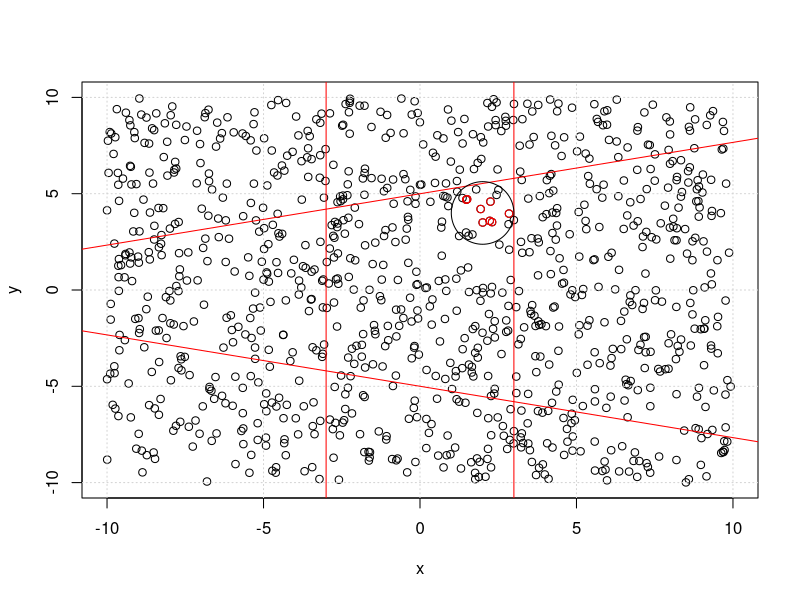
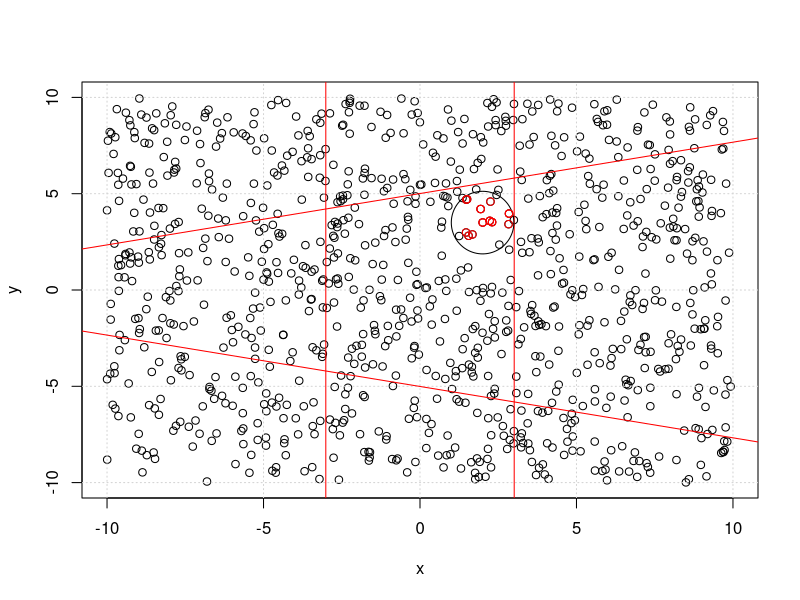
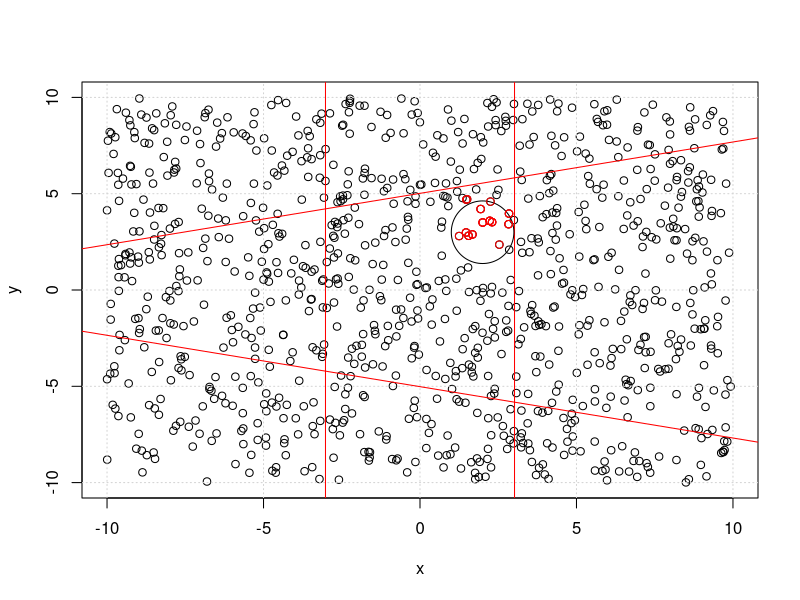
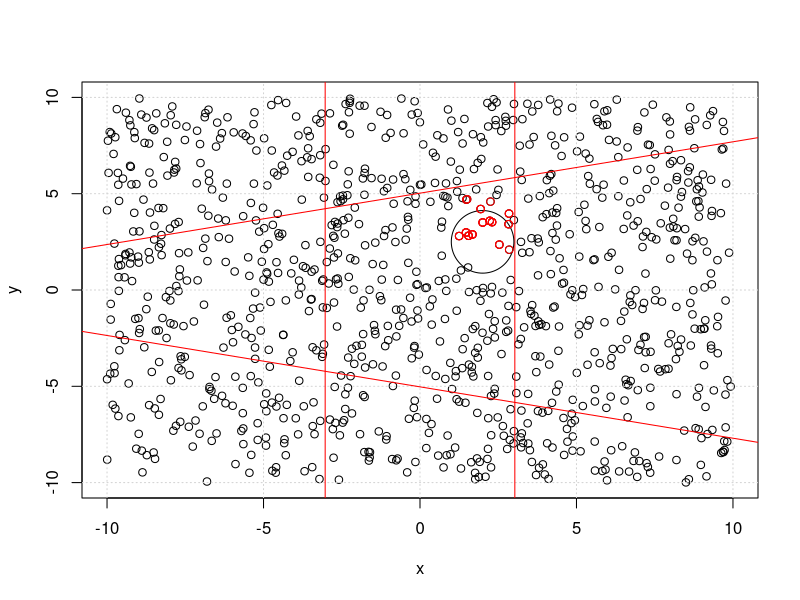
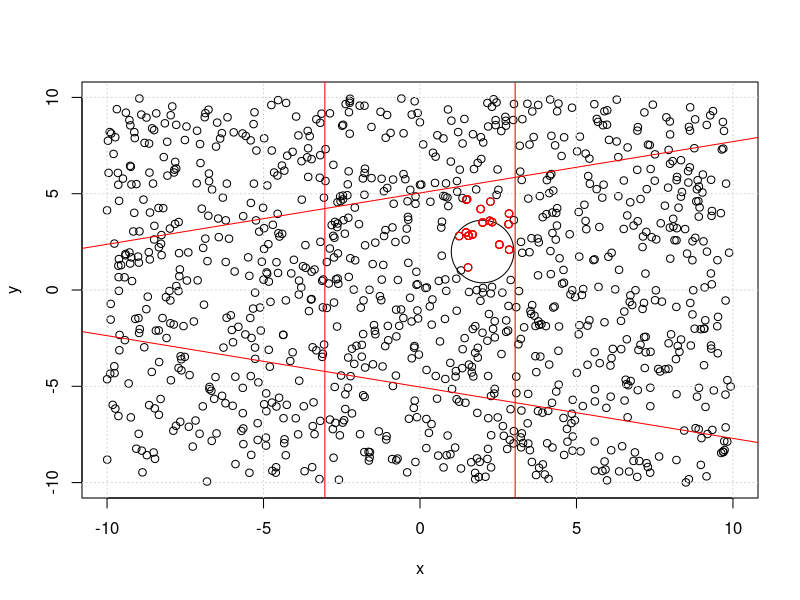
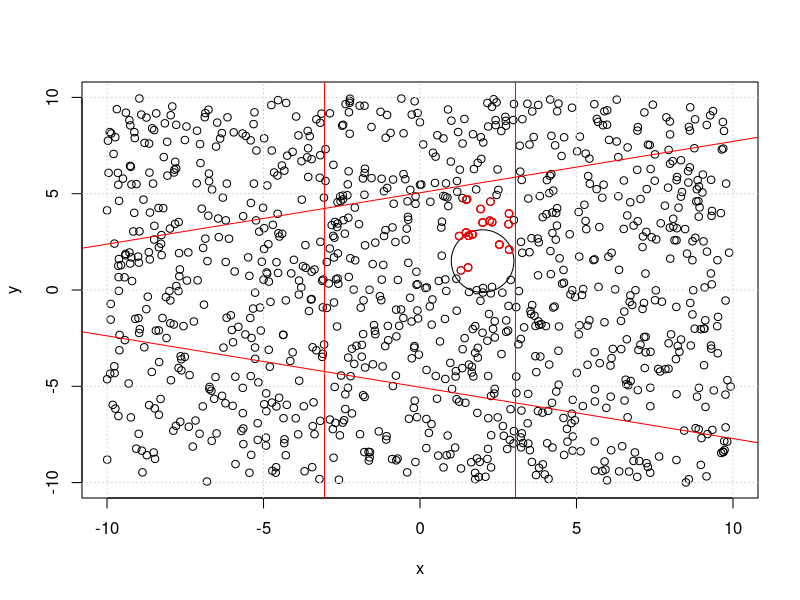
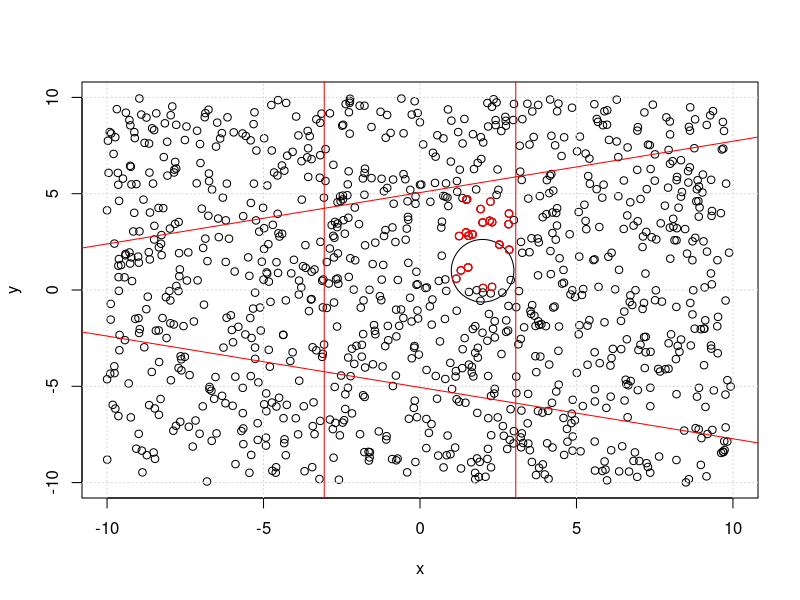
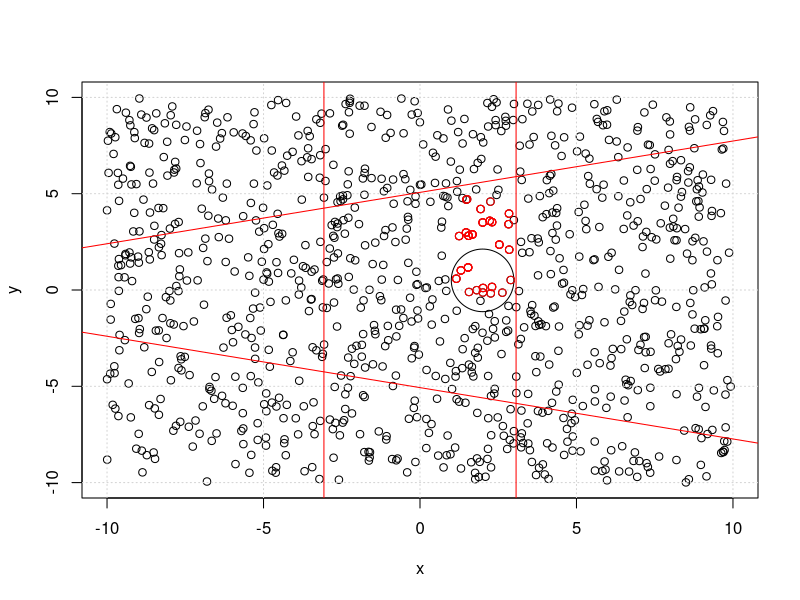

These figures' R source, in order:
################################################################################

# Load required libraries 
library(plotrix)



##################
# Section for modeling lost contact
n_ent <- 500
xx <- runif(n_ent, min = -11, max = -10)
yy <- runif(n_ent, min = -1, max = 1) 

#plot(xx,yy,xlim = c(-10,10), ylim = c(-10,10))
#grid()

crs <- rnorm(n_ent, mean = 0, sd = .1)
spd <- rnorm(n_ent, mean = .1, sd = .01)


#i <- 1
#ttmax <- 150
#while (i < ttmax){
#	xx <- xx + cos(crs)*spd
#	yy <- yy + sin(crs)*spd
#	i <- i + 1
#	#plot(xx,yy,xlim = c(-10,10), ylim = c(-10,10))
#	grid()
#}
####################

# Define boundary functions for trapeziod ecasement 
left <- function(start,speed,time) {
	f <- (-speed)*time + start
	return(f)
}

right <- function(start,speed,time) {
	f <- (speed)*time + start
	return(f)
}

top <- function(start,speed,time) {
	intercept <- speed*time + start 
	slope <- 4/15
	data <- c(slope,intercept)
	return(data)
}

bottom <- function(start,speed,time) {
	intercept <- -speed*time + start 
	slope <- -4/15
	data <- c(slope,intercept)
	return(data)
}


# Initialize time and define max time of simulation 
t <- 0
t_max <- 150

# Initialize speed of plotted dots and of submarine 
# Dot speed sould be zero for most cases...
dot_spd <- 0
sub_speed <- .5

# Generate random points for visualization 
x <- runif(1000 + dot_spd*40000, min = -(dot_spd*t_max + 10), max = (dot_spd*t_max + 10))
y <- runif(1000 + dot_spd*40000, min = -(dot_spd*t_max + 10), max = (dot_spd*t_max + 10))
dot_spd <- -dot_spd

# Define starting position of submarine 
sub_x <- 2
sub_y <- 4
turn.point <- c()

# Initialize vectors to store detected dots 
red_x <- c()
red_y <- c()


# Main simulation funciton 
while (t < t_max) {

	# Adust x position of dots
	x <- x - dot_spd
	red_x <- red_x - dot_spd
	#xx <- xx + cos(crs)*spd
	#yy <- yy + sin(crs)*spd
	

	# Plot dots & grid
	plot(x,y,xlim = c(-10,10), ylim = c(-10,10))
	grid()

	# Update ecasement 
	speed <- 0.01
	abline(v = left(-3,speed,t), col = 'red')
	abline(v = right(3,speed,t), col = 'red')
	abline(a = top(5,speed,t)[2], b = top(5,speed,t)[1], col = 'red')
	abline(a = bottom(-5,speed,t)[2], b = bottom(-5,speed,t)[1], col = 'red')

	# Draw submarine 
	draw.circle(sub_x,sub_y,radius = 1)
	
	# Verify detection proximity... can be more efficient 
	i <- 1
	while (i <= length(x)) {
		dist <- c()
		if (x[i] < sub_x +1 && x[i] > sub_x - 1){
			dist <- sqrt((x[i] - sub_x)^2 + (y[i] - sub_y)^2)
			if (dist <= 1) {
				red_x <- append(red_x,x[i])
				red_y <- append(red_y,y[i])
			}
		}
		i <- i + 1
	}
	
	# Recolor detected points as red
	points(red_x,red_y, col = 'red')

	# Update position of submarine

	## Too low
	too_low <- bottom(-5,speed,t)[1]*sub_x + bottom(-5,speed,t)[2]
	
	if (sub_y - 1 < too_low){
		turn.point <- append(turn.point,sub_x)
		sub_x <- sub_x - abs(sub_speed)
		if (sub_x - 1 < turn.point[1]) {
			turn.point <- c()
			
		}
		if (sub_speed > 0) {
			sub_speed <- -sub_speed
		}
		
	}

	## Too high 
	too_high <- top(5,speed,t)[1]*sub_x + top(5,speed,t)[2]
	
	if (sub_y + 1 > too_high){
		turn.point <- append(turn.point,sub_x)
		sub_x <- sub_x - abs(sub_speed)
		if (sub_x - 1 < turn.point[1]) {
			turn.point <- c()
			
		}
		if (sub_speed < 0) {
			sub_speed <- -sub_speed
		}
		
	}
	sub_y <- sub_y - sub_speed

	# Increment time and wait for visualization 
	t <- t + 1
	#Sys.sleep(.05)
}
